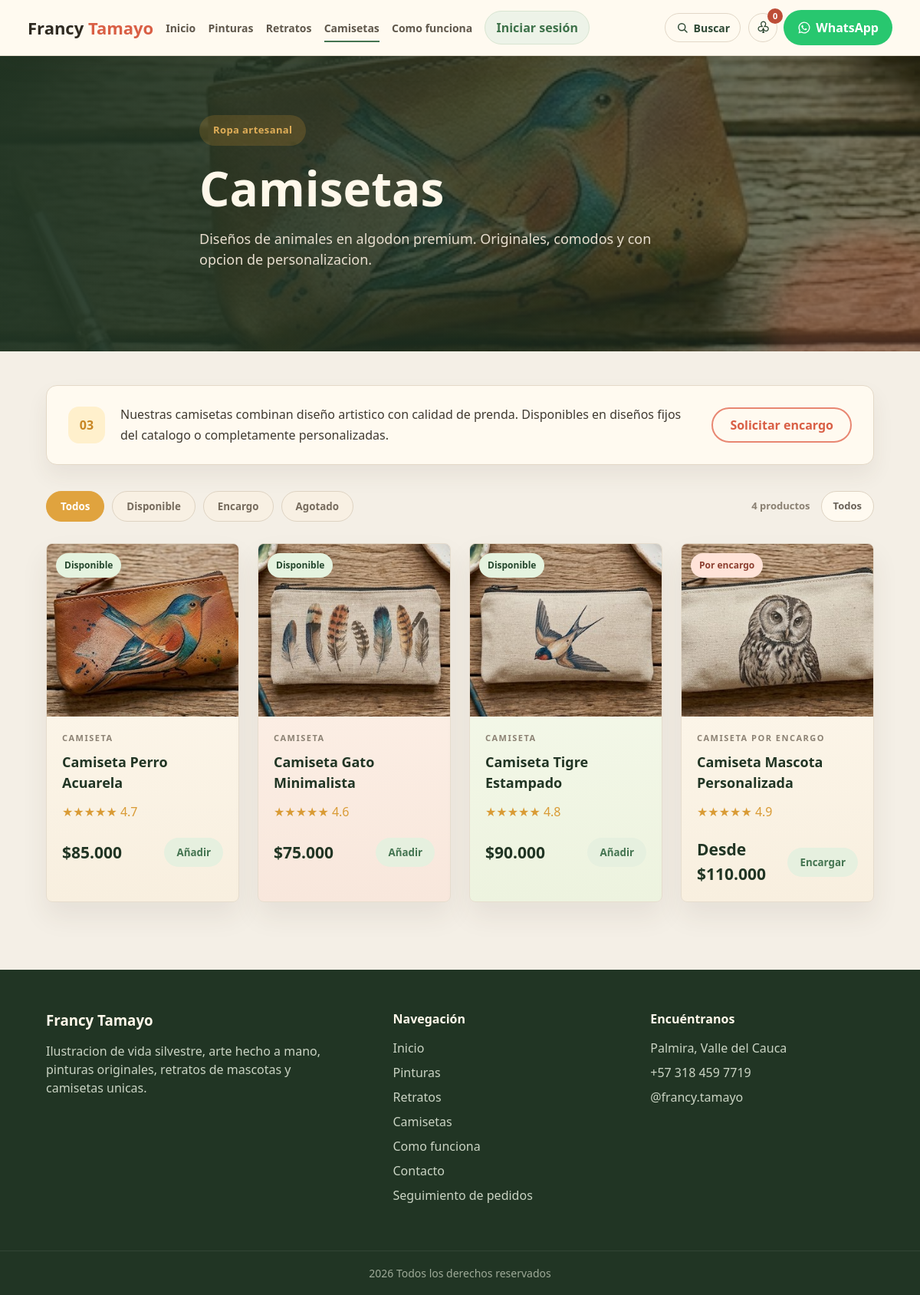
The app's page /camisetas.php with its own data.
### tables this page shows
CREATE TABLE IF NOT EXISTS productos (
  id INT AUTO_INCREMENT PRIMARY KEY,
  nombre VARCHAR(120) NOT NULL,
  categoria ENUM('pinturas','retratos','camisetas') NOT NULL,
  tipo VARCHAR(80) NOT NULL,
  descripcion TEXT NULL,
  precio DECIMAL(10,2) NOT NULL DEFAULT 0,
  imagen VARCHAR(255) NOT NULL,
  estado ENUM('disponible','encargo','agotado') NOT NULL DEFAULT 'disponible',
  rating DECIMAL(2,1) NOT NULL DEFAULT 4.8,
  destacado TINYINT(1) NOT NULL DEFAULT 0,
  activo TINYINT(1) NOT NULL DEFAULT 1,
  orden INT NOT NULL DEFAULT 0,
  fecha_creacion TIMESTAMP DEFAULT CURRENT_TIMESTAMP,
  UNIQUE KEY uq_producto_nombre (nombre)
);

### include/funciones.php (called while the page is built, shortened)
<?php
function entradaTexto(mixed $valor): string {
    return is_scalar($valor) ? trim((string) $valor) : '';
}

### include/productos.php (the view, shortened to what this page needs)
<?php
function obtenerProductos(?string $categoria = null, bool $soloActivos = true, ?string $estado = null): array
{
    try {
        $db = conectarDB();
        $condiciones = [];
        $tipos = '';
        $valores = [];
        if ($soloActivos) {
            $condiciones[] = 'activo = 1';
        }
        if ($categoria !== null) {
            $condiciones[] = 'categoria = ?';
            $tipos .= 's';
            $valores[] = $categoria;
        }
        $sql = 'SELECT * FROM productos';
        if ($condiciones) {
            $sql .= ' WHERE ' . implode(' AND ', $condiciones);
        }
        $sql .= ' ORDER BY orden ASC, id ASC';
        $stmt = $db->prepare($sql);
        if ($valores) {
            $stmt->bind_param($tipos, ...$valores);
        }
        $stmt->execute();
        return $stmt->get_result()->fetch_all(MYSQLI_ASSOC);
    } catch (Throwable $error) {
        return productosBase($categoria, $soloActivos, $estado);
    }
}
function formatearPrecioProducto(array $producto): string
{
    $precio = '$' . number_format((float) $producto['precio'], 0, ',', '.');
    return $producto['estado'] === 'encargo' ? 'Desde ' . $precio : $precio;
}
function etiquetaEstadoProducto(array $producto): string
{
    return match ($producto['estado']) {
        'encargo' => 'Por encargo',
        'agotado' => 'Agotado',
        default => 'Disponible',
    };
}
function claseEstadoProducto(array $producto): string
{
    return match ($producto['estado']) {
        'disponible' => 'available',
        default => 'custom',
    };
}
function renderizarTarjetaProducto(array $producto, bool $enlaceCategoria = false): void
{
    $nombre = htmlspecialchars($producto['nombre']);
    $tipo = htmlspecialchars($producto['tipo']);
    $imagen = htmlspecialchars($producto['imagen']);
    $estado = htmlspecialchars(etiquetaEstadoProducto($producto));
    $claseEstado = htmlspecialchars(claseEstadoProducto($producto));
    $rating = number_format((float) $producto['rating'], 1);
    $estrellasLlenas = (int) round((float) $producto['rating']);
    $estrellas = str_repeat('★', $estrellasLlenas) . str_repeat('☆', 5 - $estrellasLlenas);
    $precio = formatearPrecioProducto($producto);
    $deshabilitado = $producto['estado'] === 'agotado' ? ' disabled' : '';
    $textoBoton = $producto['estado'] === 'agotado' ? 'Agotado' : ($producto['estado'] === 'encargo' ? 'Encargar' : 'Añadir');
    $urlCategoria = BASE_URL . $producto['categoria'] . '.php';
    ?>
    <article class="product-card">
        <div class="product-image">
            <span class="badge <?= $claseEstado ?>"><?= $estado ?></span>
            <img src="<?= BASE_URL . $imagen ?>" alt="<?= $nombre ?>">
        </div>
        <div class="product-body">
            <span><?= $tipo ?></span>
            <h3><?= $nombre ?></h3>
            <p class="rating" aria-label="Valoración <?= $rating ?> de 5"><span aria-hidden="true"><?= $estrellas ?></span> <?= $rating ?></p>
            <div class="product-footer">
                <strong><?= $precio ?></strong>
                <?php if ($enlaceCategoria): ?>
                    <a href="<?= $urlCategoria ?>">Ver mas</a>
                <?php else: ?>
                    <button class="add-to-cart" data-id="<?= (int) $producto['id'] ?>" data-product="<?= $nombre ?>" data-category="<?= $tipo ?>" data-price="<?= (float) $producto['precio'] ?>" data-image="<?= $imagen ?>"<?= $deshabilitado ?>><?= $textoBoton ?></button>
                <?php endif; ?>
            </div>
        </div>
    </article>
    <?php
}

### camisetas.php (shortened to what this page needs)
<?php
require 'include/funciones.php';
require 'include/productos.php';
$estadoFiltro = entradaTexto($_GET['estado'] ?? '');
$estadosValidos = ['disponible', 'encargo', 'agotado'];
if (!in_array($estadoFiltro, $estadosValidos, true)) $estadoFiltro = '';
$productos = obtenerProductos('camisetas', true, $estadoFiltro ?: null);
?>
<main class="category-page category-shirts">
    <section class="category-hero">
        <div class="container category-hero-content">
            <span class="category-pill accent-gold">Ropa artesanal</span>
            <h1>Camisetas</h1>
            <p>Diseños de animales en algodon premium. Originales, comodos y con opcion de personalizacion.</p>
        </div>
    </section>
    <section class="category-store">
        <div class="container">
            <div class="category-note note-action">
                <span class="note-icon accent-gold">03</span>
                <p>Nuestras camisetas combinan diseño artistico con calidad de prenda. Disponibles en diseños fijos del catalogo o completamente personalizadas.</p>
                <a href="<?php echo BASE_URL; ?>contacto.php" class="outline-action">Solicitar encargo</a>
            </div>
            <div class="store-toolbar">
                <form class="filter-list gold-filters" method="GET" aria-label="Filtrar camisetas por disponibilidad">
                    <button class="filter <?= $estadoFiltro === '' ? 'active' : '' ?>" type="submit" name="estado" value="">Todos</button>
                    <button class="filter <?= $estadoFiltro === 'disponible' ? 'active' : '' ?>" type="submit" name="estado" value="disponible">Disponible</button>
                    <button class="filter <?= $estadoFiltro === 'encargo' ? 'active' : '' ?>" type="submit" name="estado" value="encargo">Encargo</button>
                    <button class="filter <?= $estadoFiltro === 'agotado' ? 'active' : '' ?>" type="submit" name="estado" value="agotado">Agotado</button>
                </form>
                <div class="store-count">
                    <span><?= count($productos) ?> productos</span>
                    <strong><?= $estadoFiltro ? ucfirst($estadoFiltro) : 'Todos' ?></strong>
                </div>
            </div>
            <?php if ($productos): ?>
                <div class="product-grid category-products">
                    <?php foreach ($productos as $producto): ?>
                        <?php renderizarTarjetaProducto($producto); ?>
                    <?php endforeach; ?>
                </div>
            <?php else: ?>
                <div class="search-empty">No hay camisetas con este filtro por ahora. Prueba con otra disponibilidad.</div>
            <?php endif; ?>
        </div>
    </section>
</main>
<?php include 'include/templates/footer.php'; ?>

### assets/css/base/global.css (style rules this page uses)
html, body { background-color:#050505; background-image: linear-gradient(rgba(255,255,255,.035) 1px, transparent 1px), linear-gradient(90deg, rgba(255,255,255,.035) 1px, transparent 1px), url('../../imagenes/137042075-grid-square-graph-line-full-page-on-black-paper-background-paper-grid-square-graph-line-texture-of.jpg'); background-size:32px 32px; background-attachment:fixed; }
body { color:#fff; line-height:1.5; }
body::before { content:""; position:fixed; inset:0; pointer-events:none; background:radial-gradient(circle at top, rgba(0,208,132,.05), transparent 35%); z-index:-1; }
a { color:inherit; text-decoration:none; transition:.35s; }
img { width:100%; display:block; transition:.5s; }
section { padding:110px 0; }
.container { width:90%; max-width:1200px; margin:auto; }

### assets/css/paginas/tienda.css (style rules this page uses)
.search-card .product-footer button,.add-to-cart { border:0;background:#e6f0df;color:#447451;padding:10px 16px;border-radius:999px;font-weight:900;cursor:pointer;transition:background .2s ease }

### records on screen
productos: estado "Disponible", imagen (picture), tipo "CAMISETA", nombre "Camiseta Perro Acuarela", rating "★★★★★", rating "4.7", precio "$85.000", estado "Añadir"
productos: estado "Disponible", imagen (picture), tipo "CAMISETA", nombre "Camiseta Gato Minimalista", rating "★★★★★", rating "4.6", precio "$75.000", estado "Añadir"
productos: estado "Disponible", imagen (picture), tipo "CAMISETA", nombre "Camiseta Tigre Estampado", rating "★★★★★", rating "4.8", precio "$90.000", estado "Añadir"
productos: estado "Por encargo", imagen (picture), tipo "CAMISETA POR ENCARGO", nombre "Camiseta Mascota Personalizada", rating "★★★★★", rating "4.9", precio "Desde $110.000", estado "Encargar"

### other values on screen
count($productos) "4"
date ('Y') "2026"
